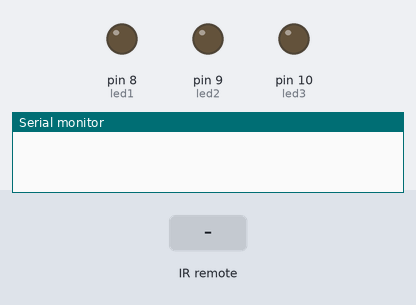
Recording of a sketch running on a simulated Arduino Uno, built with avr-gcc and run on an emulated ATmega328P. Shown: output pins drawn as LEDs (lit = HIGH), the last lines printed to the serial monitor. Inputs (shaded band) come from the test bench.

Above: at 1.2 s.
1.3 s: infrared code 0x24DB8877 received
At 2.5 s:
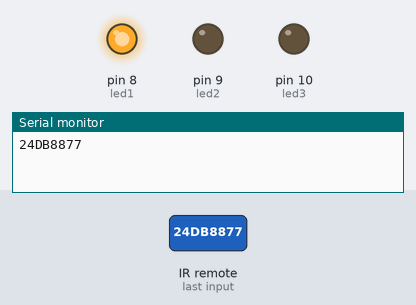
2.8 s: infrared code 0x24DB48B7 received
At 3.7 s:
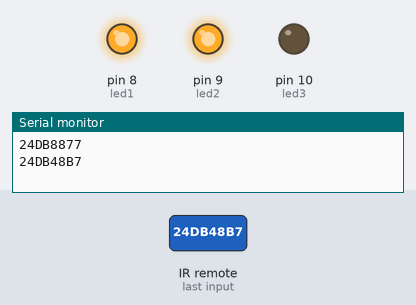
4.3 s: infrared code 0x24DBC837 received
At 4.8 s:
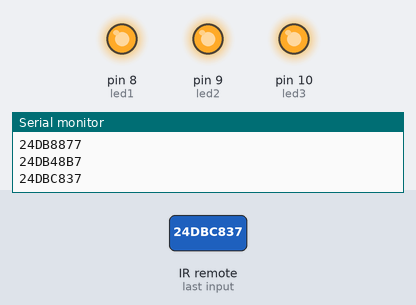
5.8 s: infrared code 0x24DB8877 received
At 7.0 s:
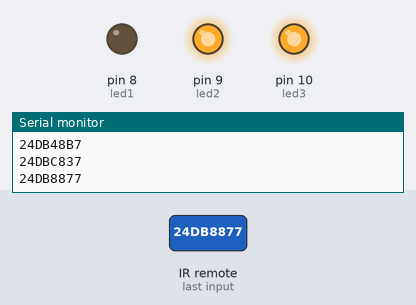
7.3 s: infrared code 0x24DB48B7 received
At 8.3 s:
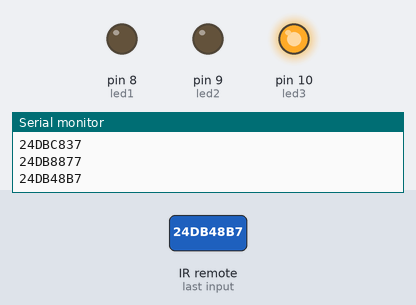
Timing chart, 0 to 9.8 s (numbered marks = the images above; inputs shaded):
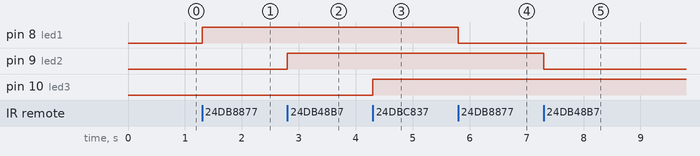

The sketch:

IRremote_control.ino
```cpp
#include <IRremote.h>

int RECV_PIN = 2;
IRrecv irrecv(RECV_PIN);
decode_results results;

int state1=1;
int state2=1;
int state3=1;
int led1=8;
int led2=9;
int led3=10;

void setup()
{
  Serial.begin(9600);
  irrecv.enableIRIn(); // Start the receiver
  pinMode(led1,OUTPUT);
  pinMode(led2,OUTPUT);
  pinMode(led3,OUTPUT);
}

void loop() {
  if (irrecv.decode(&results)) {
    Serial.println(results.value, HEX);
    irrecv.resume(); // Receive the next value


    if(results.value == 0x24DB8877)
    {
     digitalWrite(led1,state1);
     state1 = !state1;
    }
    if(results.value == 0x24DB48B7)
    {
     digitalWrite(led2,state2);
     state2 = !state2;
    }
    if(results.value == 0x24DBC837)
    {
     digitalWrite(led3,state3);
     state3 = !state3;
    }


  }


}
```

Measured:
- after the input at 1.3 s, pin 8 (led1): LOW → HIGH at once
- after the input at 2.8 s, pin 9 (led2): LOW → HIGH at once
- after the input at 4.3 s, pin 10 (led3): LOW → HIGH at once
- after the input at 5.8 s, pin 8 (led1): HIGH → LOW at once
- after the input at 7.3 s, pin 9 (led2): HIGH → LOW at once
